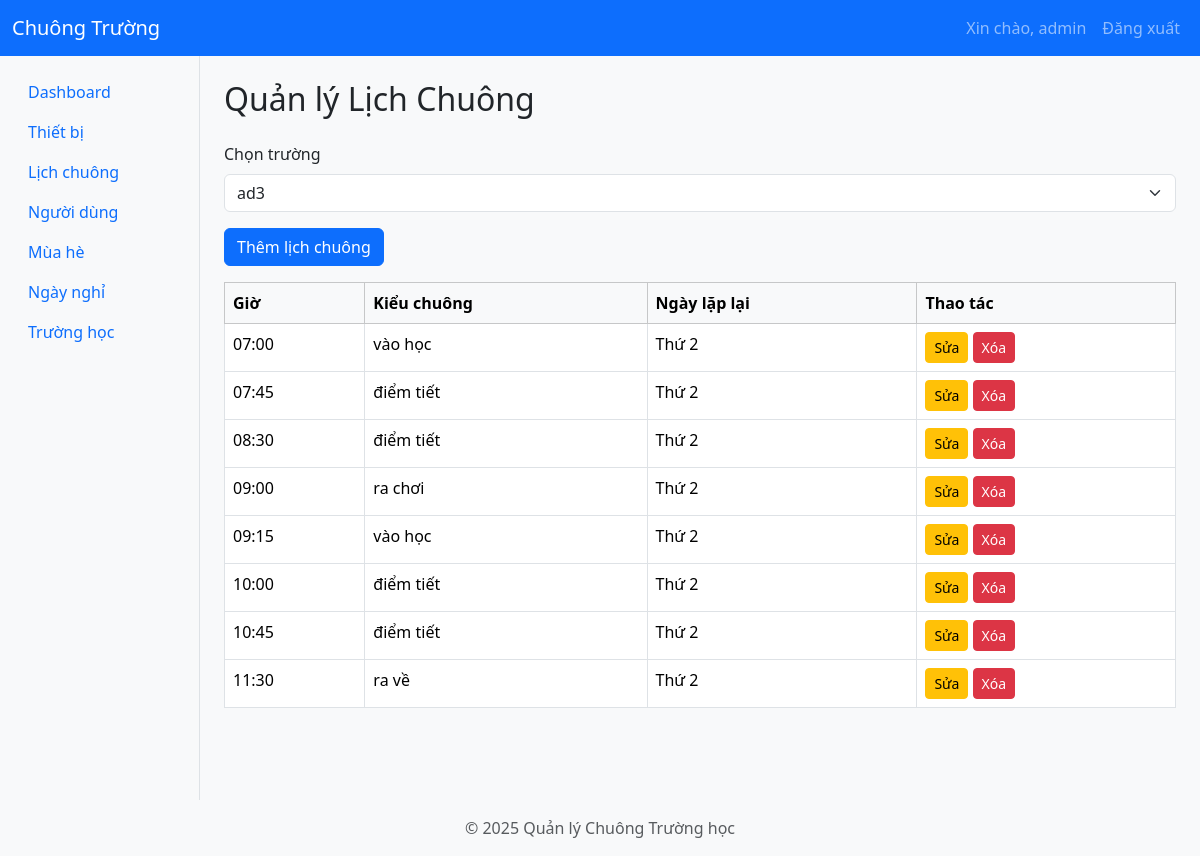
/schedules?school_id=3 (signed in), run on an earlier commit of the app's database.
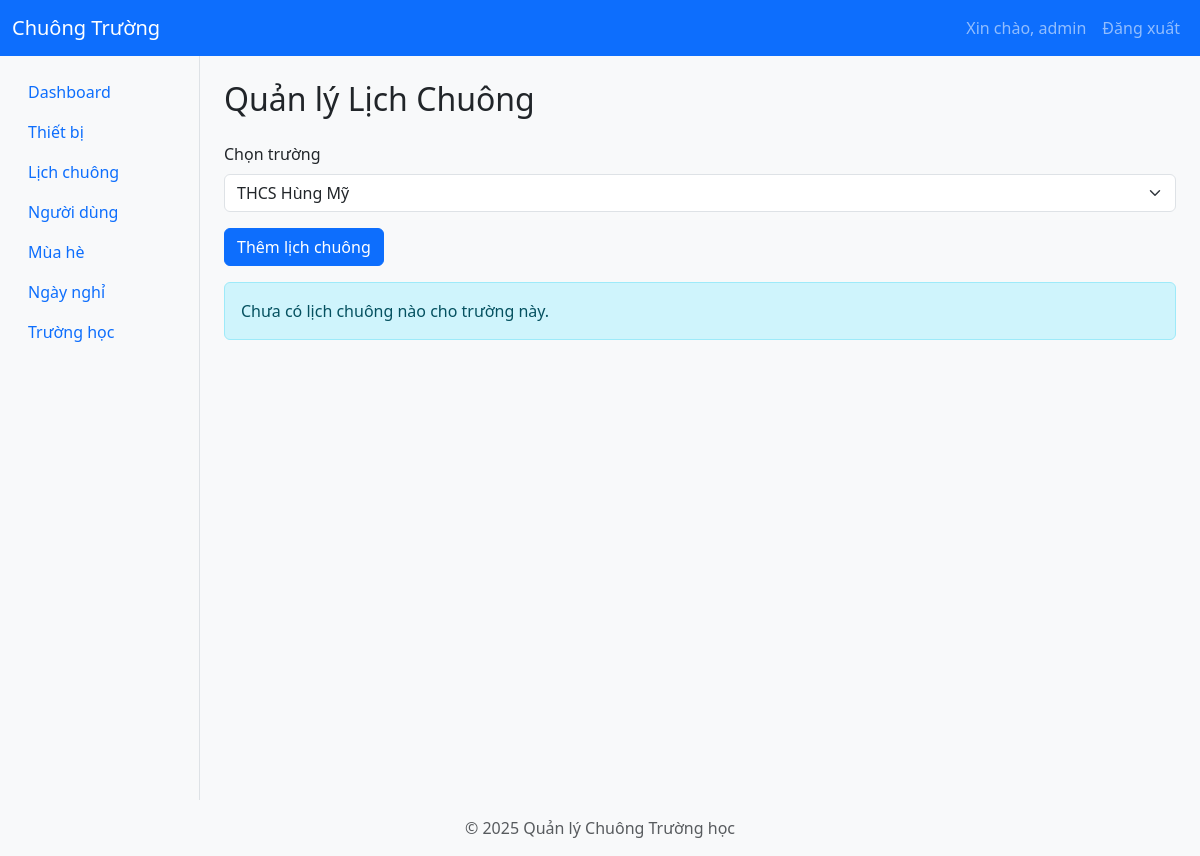
And on a later commit of the database.
### app/models/schedule.py (models this page shows, shortened)
class Schedule(db.Model):
    id = db.Column(db.Integer, primary_key=True)
    school_id = db.Column(db.Integer, db.ForeignKey('schools.id'), nullable=False)  # Corrected table name for foreign key
    profile_id = db.Column(db.Integer, db.ForeignKey('bell_profiles.id'), nullable=True)
    time_point = db.Column(db.Time, nullable=False)  # Điểm thời gian duy nhất thay vì start/end
    day_of_week = db.Column(db.Integer, nullable=False)  # 0 = Thứ Hai, ..., 6 = Chủ Nhật
    bell_type = db.Column(db.String(50), nullable=False)  # Loại chuông (ví dụ: "vào học", "điểm tiết", "ra chơi", "ra về")
    is_summer = db.Column(db.Boolean, default=False)
    school = db.relationship('School', back_populates='schedules')
    profile = db.relationship('BellProfile', back_populates='schedules')

### app/routes/schedule_routes.py (the view, shortened to what this page needs)
@schedule_bp.route('/schedules', methods=['GET'])
@login_required
@school_specific_access
def schedules_page():
    user = session.get('user')
    logging.debug(f"User session data: {user}")
    if not user:
        flash('Không tìm thấy thông tin người dùng!', 'danger')
        return redirect(url_for('auth.login'))
    if user.get('role') == 'admin':
        school_id = request.args.get('school_id')
        logging.debug(f"Admin accessing schedules with school_id: {school_id}")
        schools = School.query.all()
        schedules = []
        if school_id:
            schedules = Schedule.query.filter_by(school_id=school_id).all()
            schedules = sorted(schedules, key=lambda schedule: schedule.time_point)
        return render_template('schedules_admin.html', schedules=schedules, schools=schools, selected_school_id=int(school_id) if school_id else None)
    else:
        logging.warning(f"Unauthorized access attempt by user: {user}")
        flash('Bạn không có quyền truy cập!', 'danger')
        return redirect(url_for('index'))

### app/__init__.py (called while the page is built)
def create_app():
    app = Flask(__name__)
    app.config.from_object('app.config.Config')
    db.init_app(app)
    jwt.init_app(app)
    migrate.init_app(app, db)  # Bind Flask-Migrate to the app and db
    login_manager.init_app(app)  # Initialize Flask-Login
    login_manager.login_view = 'auth.login'  # Set the login view
    @app.context_processor
    def inject_user():
        from flask_login import current_user
        return dict(current_user=current_user)
    from app.utils.jwt_patch import apply_jwt_patch
    apply_jwt_patch()
    from app.routes import register_routes
    register_routes(app)
    def get_day_name(index):
        days = ['Thứ 2', 'Thứ 3', 'Thứ 4', 'Thứ 5', 'Thứ 6', 'Thứ 7', 'Chủ Nhật']
        return days[index]
    app.jinja_env.filters['get_day_name'] = get_day_name
    return app

### app/templates/schedules_admin.html (shortened to what this page needs)
{% extends 'layout.html' %}
{% block content %}
<h2 class="mb-4">Quản lý Lịch Chuông</h2>
<div class="mb-3">
    <label for="schoolSelect" class="form-label">Chọn trường</label>
    <select class="form-select" id="schoolSelect" onchange="location = this.value;">
        {% for school in schools %}
        <option value="/schedules?school_id={{ school.id }}" {% if school.id == selected_school_id %}selected{% endif %}>
            {{ school.name }}
        </option>
        {% endfor %}
    </select>
</div>
<div class="d-flex justify-content-between mb-3">
    <button class="btn btn-primary" data-bs-toggle="modal" data-bs-target="#addScheduleModal">Thêm lịch chuông</button>
</div>
                {% set days = ['Thứ 2', 'Thứ 3', 'Thứ 4', 'Thứ 5', 'Thứ 6', 'Thứ 7', 'Chủ Nhật'] %}
{% if schedules %}
<table class="table table-bordered table-hover">
    <thead class="table-light">
        <tr>
            <th>Giờ</th>
            <th>Kiểu chuông</th>
            <th>Ngày lặp lại</th>
            <th>Thao tác</th>
        </tr>
    </thead>
    <tbody>
        {% set days = ['Thứ 2', 'Thứ 3', 'Thứ 4', 'Thứ 5', 'Thứ 6', 'Thứ 7', 'Chủ Nhật'] %}
        {% for key, group in schedules|groupby(attribute='time_point') %}
        {% for bell_type, items in group|groupby(attribute='bell_type') %}
        <tr>
            <td>{{ key.strftime('%H:%M') }}</td>
            <td>{{ bell_type }}</td>
            <td>
                {% for schedule in items %}
                {{ days[schedule.day_of_week] }}{% if not loop.last %}, {% endif %}
                {% endfor %}
            </td>
            <td>
                <a href="/schedules/edit/{{ items[0].id }}" class="btn btn-sm btn-warning">Sửa</a>
                <a href="/schedules/delete/{{ items[0].id }}?school_id={{ selected_school_id }}" class="btn btn-sm btn-danger" onclick="return confirm('Bạn có chắc muốn xóa?')">Xóa</a>
            </td>
        </tr>
        {% endfor %}
        {% endfor %}
    </tbody>
</table>
{% else %}
<div class="alert alert-info">Chưa có lịch chuông nào cho trường này.</div>
{% endif %}
{% endblock %}

What changed in the data, as far as the page shows it:
removed Schedule: strftime "07:00", bell_type "vào học", day_of_week "Thứ 2"
no longer on this page (row edited): Schedule: strftime "07:45", bell_type "điểm tiết", day_of_week "Thứ 2"
no longer on this page (row edited): Schedule: strftime "08:30", bell_type "điểm tiết", day_of_week "Thứ 2"
no longer on this page (row edited): Schedule: strftime "09:00", bell_type "ra chơi", day_of_week "Thứ 2"
no longer on this page (row edited): Schedule: strftime "09:15", bell_type "vào học", day_of_week "Thứ 2"
no longer on this page (row edited): Schedule: strftime "10:00", bell_type "điểm tiết", day_of_week "Thứ 2"
no longer on this page (row edited): Schedule: strftime "10:45", bell_type "điểm tiết", day_of_week "Thứ 2"
removed Schedule: strftime "11:30", bell_type "ra về", day_of_week "Thứ 2"
Also different on the page:
form field value: "ad3" → "THCS Hùng Mỹ"
text no longer shown: "Giờ Kiểu chuông Ngày lặp lại Thao tác"
text now shown: "Chưa có lịch chuông nào cho trường này."
